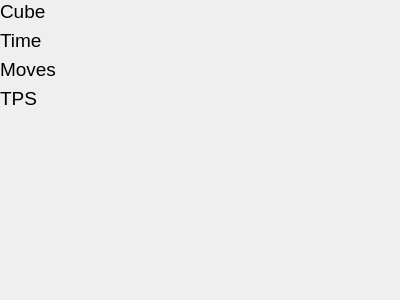
<?xml version="1.0" encoding="UTF-8"?>
<ui version="4.0">
 <class>StatisticsWidget</class>
 <widget class="QWidget" name="StatisticsWidget">
  <property name="geometry">
   <rect>
    <x>0</x>
    <y>0</y>
    <width>400</width>
    <height>300</height>
   </rect>
  </property>
  <property name="windowTitle">
   <string>Form</string>
  </property>
  <layout class="QVBoxLayout" name="verticalLayout">
   <property name="leftMargin">
    <number>0</number>
   </property>
   <property name="topMargin">
    <number>0</number>
   </property>
   <property name="rightMargin">
    <number>0</number>
   </property>
   <property name="bottomMargin">
    <number>0</number>
   </property>
   <item>
    <layout class="QFormLayout" name="formLayout">
     <item row="1" column="0">
      <widget class="QLabel" name="label">
       <property name="font">
        <font>
         <pointsize>14</pointsize>
        </font>
       </property>
       <property name="text">
        <string>Time</string>
       </property>
      </widget>
     </item>
     <item row="1" column="1">
      <widget class="QLabel" name="timeLabel">
       <property name="font">
        <font>
         <pointsize>14</pointsize>
        </font>
       </property>
       <property name="text">
        <string/>
       </property>
      </widget>
     </item>
     <item row="2" column="0">
      <widget class="QLabel" name="label_2">
       <property name="font">
        <font>
         <pointsize>14</pointsize>
        </font>
       </property>
       <property name="text">
        <string>Moves</string>
       </property>
      </widget>
     </item>
     <item row="2" column="1">
      <widget class="QLabel" name="movesLabel">
       <property name="font">
        <font>
         <pointsize>14</pointsize>
        </font>
       </property>
       <property name="text">
        <string/>
       </property>
      </widget>
     </item>
     <item row="3" column="0">
      <widget class="QLabel" name="label_3">
       <property name="font">
        <font>
         <pointsize>14</pointsize>
        </font>
       </property>
       <property name="text">
        <string>TPS</string>
       </property>
      </widget>
     </item>
     <item row="3" column="1">
      <widget class="QLabel" name="tpsLabel">
       <property name="font">
        <font>
         <pointsize>14</pointsize>
        </font>
       </property>
       <property name="text">
        <string/>
       </property>
      </widget>
     </item>
     <item row="0" column="0">
      <widget class="QLabel" name="label_4">
       <property name="font">
        <font>
         <pointsize>14</pointsize>
        </font>
       </property>
       <property name="text">
        <string>Cube</string>
       </property>
      </widget>
     </item>
     <item row="0" column="1">
      <widget class="QLabel" name="cubeLabel">
       <property name="font">
        <font>
         <pointsize>14</pointsize>
        </font>
       </property>
       <property name="text">
        <string/>
       </property>
      </widget>
     </item>
    </layout>
   </item>
  </layout>
 </widget>
 <resources/>
 <connections/>
</ui>
